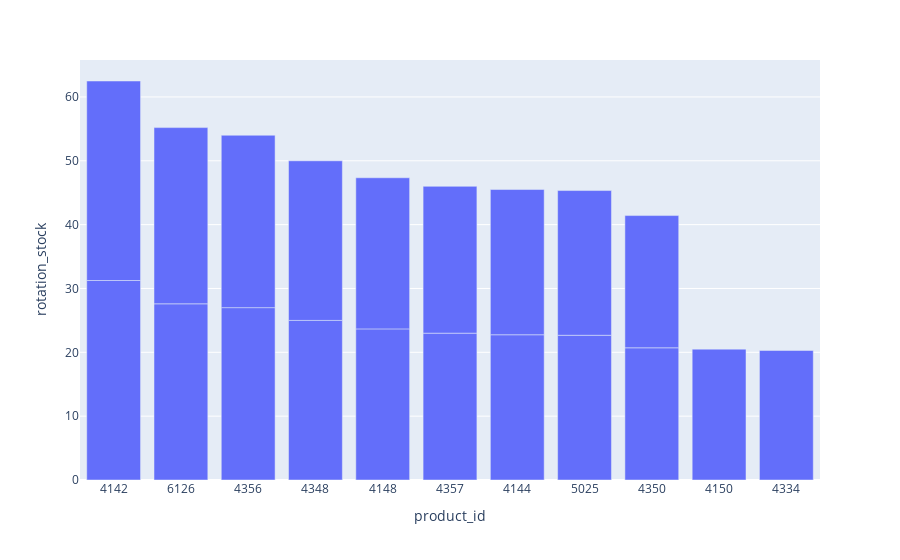

The code cell stored with this chart in its notebook:
### Markdown cell above
<div style="border: 1px solid RGB(51,165,182);" >
<h3 style="margin: auto; padding: 20px; color: RGB(51,165,182); ">Etape 5.3 - Analyse des stocks</h3>
</div>

### Code cell
######################################
# Calcule le nombre de mois de stock #
######################################

#Import de numpy 
import numpy as np
#Création de la colonne Rotation de stock
df_merge2['rotation_stock'] = round(df_merge2['stock_quantity'] / df_merge2['total_sales'], 2)
#display(df_merge2[['stock_quantity', 'total_sales', 'rotation_stock']])

#Remplacement des "inf" par 0
df_merge2[df_merge2['rotation_stock'] == np.inf][['stock_quantity', 'total_sales', 'rotation_stock']]
### roation stock = "il reste 1 mois pour l'index 1, 3 mois pour l'index 3"
df_merge2.replace(np.inf,0, inplace=True)

#Effectuer le tri dans l'ordre décroissant du nombre de mois de stock dans le dataset df_merge
df_merge_tri_mois_stock = df_merge2.sort_values(by = ['rotation_stock'], ascending=False)

#Graphique en barre du flop 20 des produits qui ont le plus de mois de stock
flop_20_stock = df_merge_tri_mois_stock.head(20)
display(flop_20_stock)
fig = px.bar(flop_20_stock, x='product_id', y='rotation_stock')
fig.show()

### Figure 1 — Plotly figure (JSON) as saved in the notebook; plotly's stock layout.template omitted (floating-point values rounded to 4 significant figures)
{"data": [{"alignmentgroup": "True", "hovertemplate": "product_id=%{x}<br>rotation_stock=%{y}<extra></extra>", "legendgroup": "", "marker": {"color": "#636efa", "pattern": {"shape": ""}}, "name": "", "offsetgroup": "", "orientation": "v", "showlegend": false, "textposition": "auto", "type": "bar", "x": ["4142", "4142", "6126", "6126", "4356", "4356", "4348", "4348", "4148", "4148", "4357", "4357", "4144", "4144", "5025", "5025", "4350", "4350", "4150", "4334"], "xaxis": "x", "y": [31.25, 31.25, 27.6, 27.6, 27, 27, 25, 25, 23.67, 23.67, 23, 23, 22.75, 22.75, 22.67, 22.67, 20.71, 20.71, 20.5, 20.29], "yaxis": "y"}], "layout": {"barmode": "relative", "legend": {"tracegroupgap": 0}, "margin": {"t": 60}, "xaxis": {"anchor": "y", "domain": [0, 1], "title": {"text": "product_id"}}, "yaxis": {"anchor": "x", "domain": [0, 1], "title": {"text": "rotation_stock"}}}}
